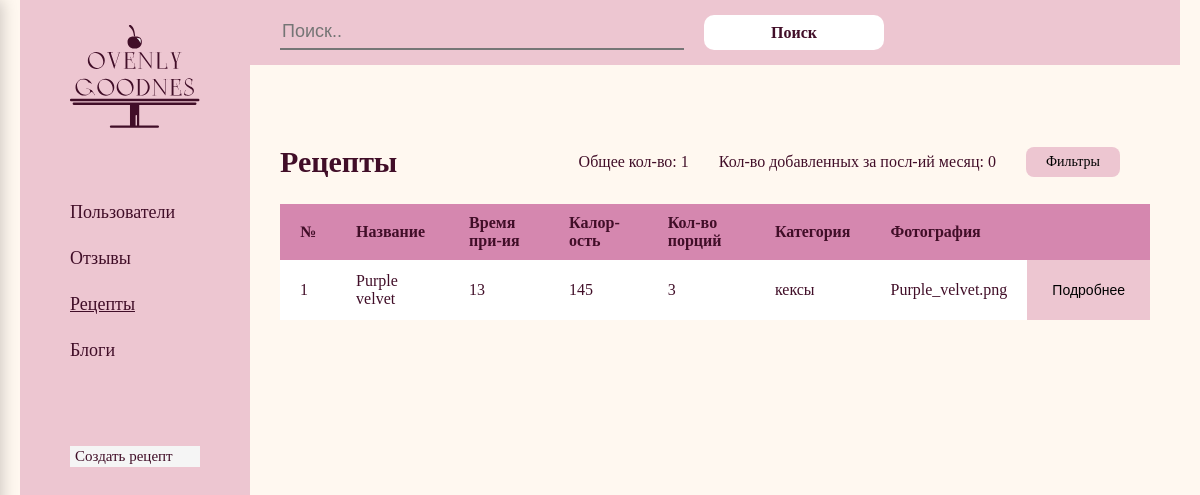
The app's page /admin_panel/html/recipes.php, older data.
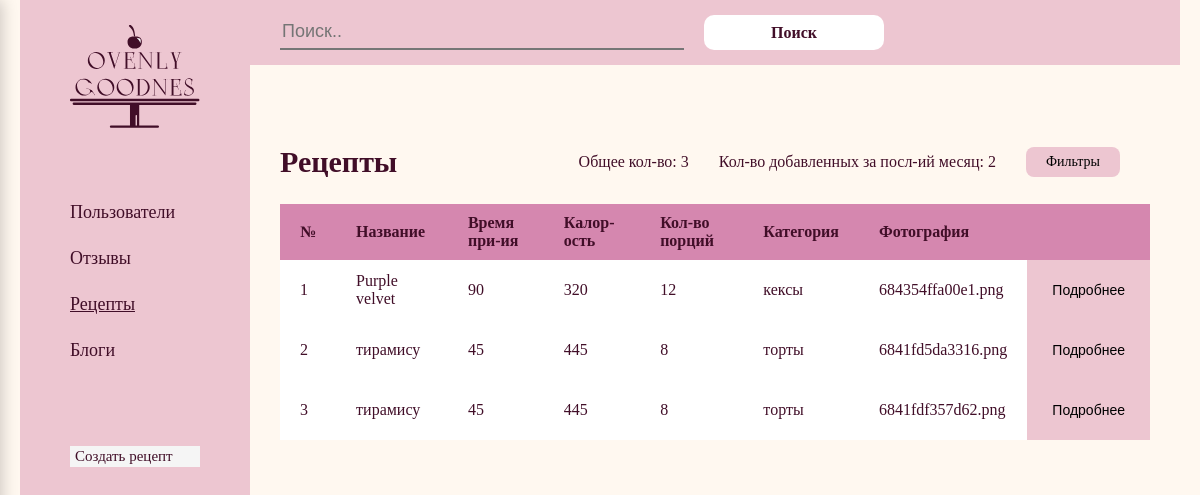
The same page, newer data.
### tables this page shows
CREATE TABLE `recipes` (
  `id` int NOT NULL,
  `name` varchar(200) NOT NULL,
  `cooking_time` int NOT NULL,
  `calorie` int NOT NULL,
  `portions` int NOT NULL,
  `caregories` enum('торты','печенье','пироги','кексы','конфеты','хлеб') NOT NULL,
  `maun_image` varchar(200) NOT NULL,
  `description` text NOT NULL,
  `ingredients` varchar(500) NOT NULL,
  `number_review` int NOT NULL,
  `created_at` date NOT NULL
);

### admin_panel/html/recipes.php (the view, shortened to what this page needs)
<?php
require_once __DIR__ . '/../../connect/connect.php';
$sql_count_recipes = "SELECT COUNT(*) as total_recipes FROM recipes";
$result = mysqli_query($connect, $sql_count_recipes);
$row = mysqli_fetch_assoc($result);
$total_recipes = $row['total_recipes'];
$sql_month_recipes = "SELECT COUNT(*) as month_recipes FROM recipes WHERE created_at >= DATE_SUB(NOW(), INTERVAL 1 MONTH)";
$result_month = mysqli_query($connect, $sql_month_recipes);
$row_month = mysqli_fetch_assoc($result_month);
$month_recipes = $row_month['month_recipes'];
$sql = "SELECT
           ROW_NUMBER() OVER (ORDER BY id) AS row_num,
           id,
           name,
           cooking_time,
           calorie,
           portions,
           caregories,
           maun_image,
           created_at
        FROM recipes";
$result = mysqli_query($connect, $sql);
?>
<!DOCTYPE html>
<html lang="en">
<head>
  <link rel="stylesheet" href="/admin_panel/css/recipes.css" />
</head>
<body>
  <div class="container">
    <section class="sidebar">
      <a class="header_logo">
        <img src="/image/лого.svg" class="header_logo_img" />
      </a>
      <div class="sidebar_nav">
        <a href="users.php" class="sidebar_nav_link users">Пользователи</a>
        <a href="reviews.php" class="sidebar_nav_link reviews">Отзывы</a>
        <a href="recipes.php" class="sidebar_nav_link" style="text-decoration-line: underline;">Рецепты</a>
        <a href="blog.php" class="sidebar_nav_link">Блоги</a>
        <buttom class="nav_btn"><a href="new_recipes.php">Создать рецепт</a></buttom>
      </div>
    </section>
    <section class="contant">
      <section class="search">
        <div class="find">
          <input class="search_inp" type="text" placeholder="Поиск.." />
          <button class="search_btn">Поиск</button>
        </div>
      </section>
      <section class="container_review">
        <div class="container_reviews_info">
          <h1 class="container_title">Рецепты</h1>
          <div class="review">
            <p class="all_review">Общее кол-во: <?= $total_recipes ?></p>
            <p class="for_month_review">Кол-во добавленных за посл-ий месяц: <?= $month_recipes ?></p>
            <button class="filter-mobile-toggle">Фильтры</button>
          </div>
        </div>
        <table class="table_users">
          <tr class="table_row_titles">
            <th>№</th>
            <th>Название</th>
            <th>Время при-ия</th>
            <th>Калор-ость</th>
            <th>Кол-во порций</th>
            <th>Категория</th>
            <th>Фотография</th>
            <th> </th>
          </tr>
          <?php while ($row = mysqli_fetch_assoc($result)): ?>
            <tr class="table_row" date-time="<?= $row['created_at'] ?>">
              <td><?= $row['row_num'] ?></td>
              <td><?= $row['name'] ?></td>
              <td><?= $row['cooking_time'] ?></td>
              <td><?= $row['calorie'] ?></td>
              <td><?= $row['portions'] ?></td>
              <td class="row_categories"><?= $row['caregories'] ?></td>
              <td><?= basename($row['maun_image']) ?></td>
              <td class="more"><button class="more_btn"><a href="more.php?id=<?= $row['id'] ?>">Подробнее</a></button></td>
            </tr>
          <?php endwhile; ?>
        </table>
      </section>
    </section>
  </div>
</body>
</html>

Row changes from the older to the newer data that the page shows:
changed recipes "Purple velvet": cooking_time "13" → "90"; calorie "145" → "320"; portions "3" → "12"; maun_image "Purple_velvet.png" → "684354ffa00e1.png"
added recipes: row_num "2", name "тирамису", cooking_time "45", calorie "445", portions "8", caregories "торты", maun_image "6841fd5da3316.png"
added recipes: row_num "3", name "тирамису", cooking_time "45", calorie "445", portions "8", caregories "торты", maun_image "6841fdf357d62.png"
Text that changed along with them:
$total_recipes: "1" → "3"
$month_recipes: "0" → "2"
